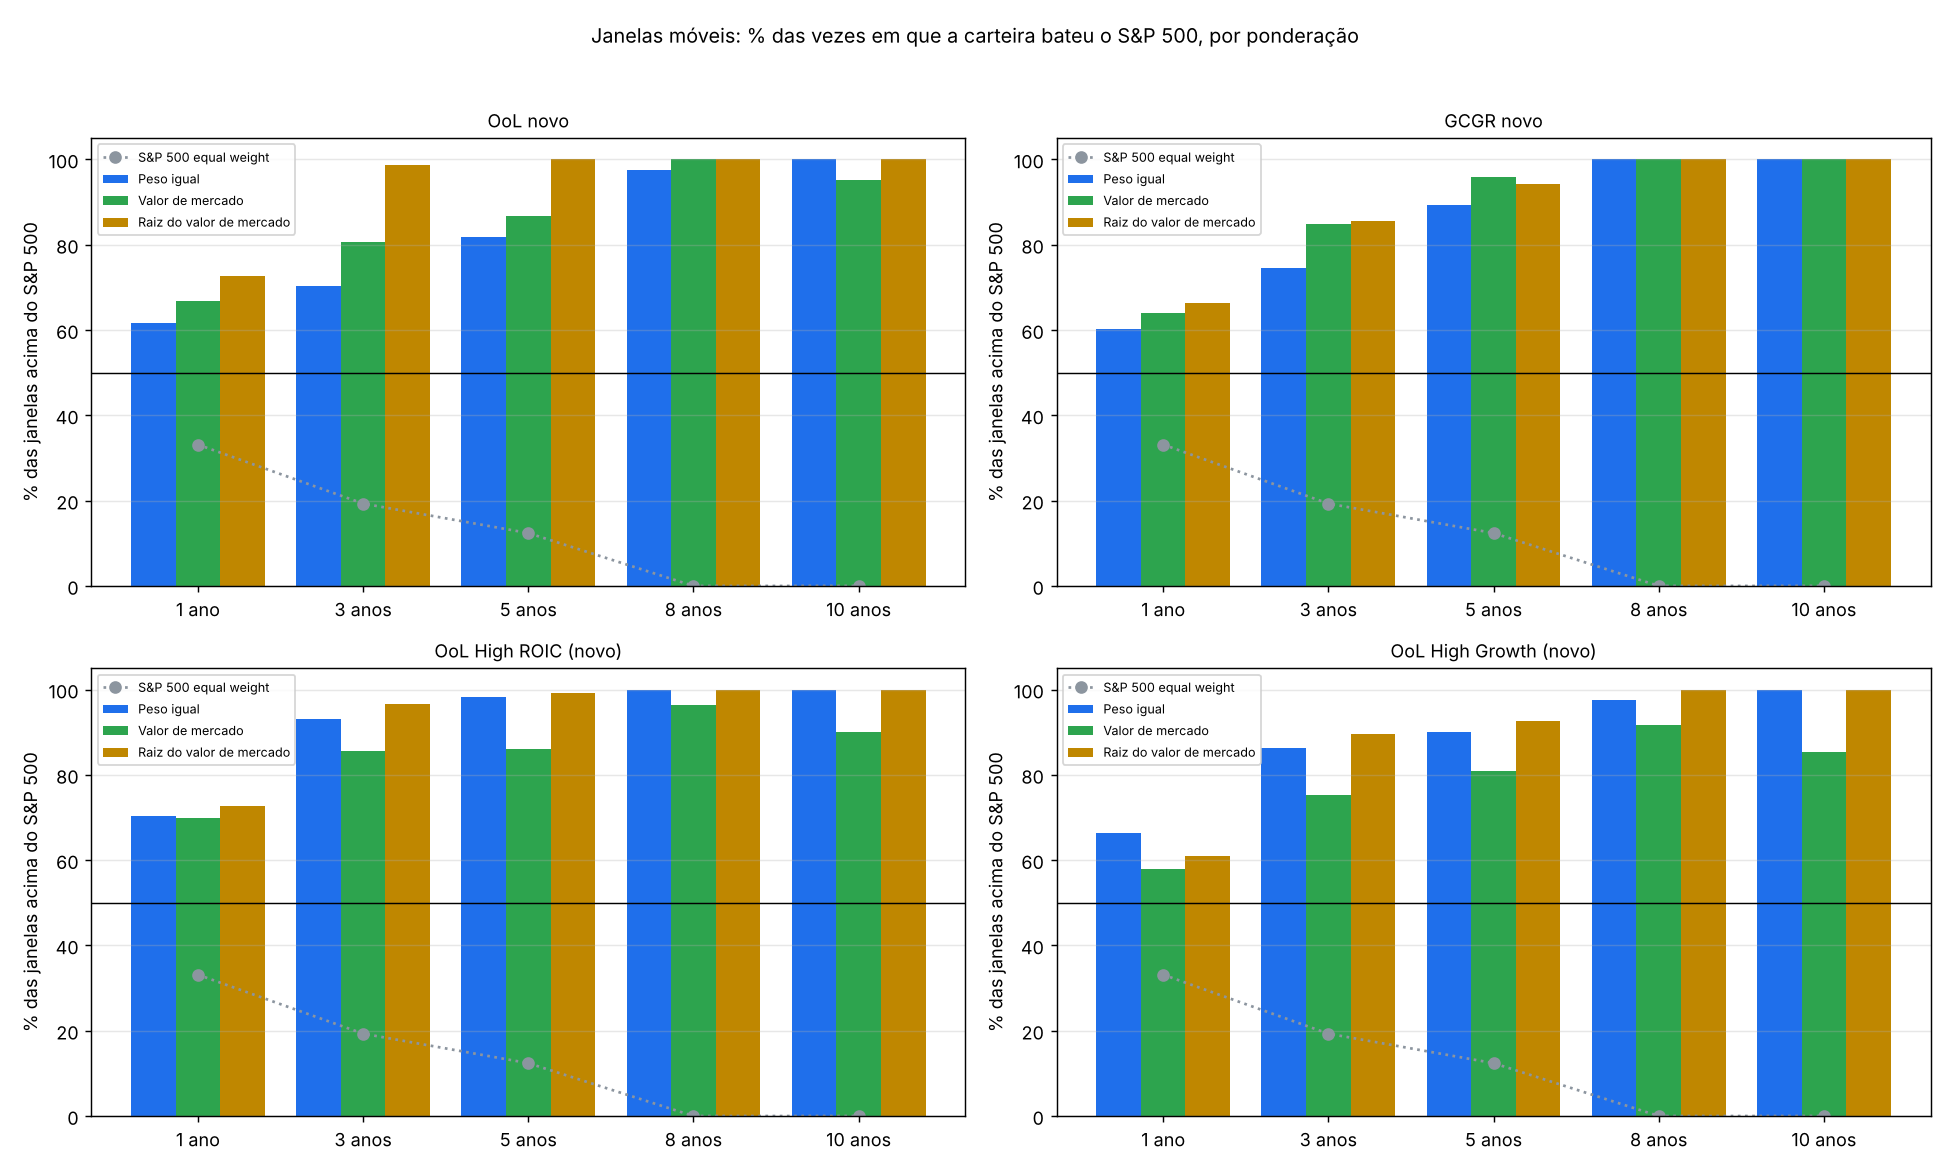

This figure's Python source:
"""Janelas moveis (1, 3, 5, 8 e 10 anos, passo mensal) contra o S&P 500 para tres ponderacoes de cada classe:
peso igual, valor de mercado e raiz do valor de mercado. Universo point-in-time, ROIC oficial corrigido.
Saidas: backtest/janelas_pesos.md, backtest/janelas_pesos.png. Uso: python3 backtest/janelas_pesos.py"""
import sys, pathlib
import numpy as np, pandas as pd
ROOT = pathlib.Path(__file__).parent
sys.path.insert(0, str(ROOT.parent)); sys.path.insert(0, str(ROOT))
import benchmarks as bm  # noqa: E402
from pesos import run_weighted, shares, DUAL  # noqa: E402
from backtest import stats  # noqa: E402

YRS = (1, 3, 5, 8, 10)
WN = ['Peso igual', 'Valor de mercado', 'Raiz do valor de mercado']


def main():
    f, dates = bm.base_data()
    adj = bm.load_prices()['adj_close']
    old = bm.vp.classify(f, 'orig', 'B'); new = bm.classify_new(f); hn = bm.holdings_new(new)
    H = {'OoL antigo': (old, old.cat == bm.OOL), 'GCGR antigo': (old, old.cat == bm.GCGR)}
    H.update({k: (new, m) for k, m in hn.items()})
    allrows = pd.concat([c[m][['date', 'ticker', 'eps', 'last_fy', 'price']] for c, m in H.values()]).drop_duplicates(['date', 'ticker'])
    sh = shares(allrows)
    navs, n, dts, _ = bm.load_benchmarks()
    curves = {}
    for k, (c, m) in H.items():
        x = c[m].copy()
        x['mcap'] = [p * sh.get((d, t), np.nan) for d, t, p in zip(x.date, x.ticker, x.price)]
        x['mcap'] = x.mcap.where(x.mcap > 0); x['mcap'] = x.mcap.fillna(x.groupby('date').mcap.transform('median'))
        x['firm'] = x.ticker.map(lambda t: DUAL.get(t, t)); x['mcap'] = x.mcap / x.groupby(['date', 'firm']).ticker.transform('size')
        W = {'Peso igual': lambda g: pd.Series(1.0, index=g.ticker), 'Valor de mercado': lambda g: pd.Series(g.mcap.values, index=g.ticker),
             'Raiz do valor de mercado': lambda g: pd.Series(np.sqrt(g.mcap.values), index=g.ticker)}
        for wn, fn in W.items():
            curves[(k, wn)] = run_weighted({d: fn(g) for d, g in x.groupby('date')}, adj, dates)
        print(k, flush=True)
    M = {kk: v.resample('ME').last() for kk, v in curves.items()}
    Ms = navs['S&P 500'].resample('ME').last(); Mr = navs['S&P 500 equal weight'].resample('ME').last()
    sg = lambda x: f'{x * 100:+.1f}'.replace('.', ',')
    out = ['# Janelas móveis contra o S&P 500: peso igual × valor de mercado × raiz do valor de mercado (EUA, point-in-time)\n',
           '> ⚠️ **ROIC:** as classes dependem do ROIC oficial (corrigido em 2026-11-10); a ponderação não usa o ROIC.\n',
           'Para cada janela (passo mensal), compara o retorno acumulado da carteira com o do S&P 500. As janelas se sobrepõem: a contagem mostra a '
           'experiência de quem entrou em cada mês. Cada célula: **% das janelas em que bateu o S&P** · excesso anual mediano (p.p.).\n',
           '**Referência:** S&P 500 equal weight contra o S&P 500: ' + '; '.join(
               f"{y}a {((Mr / Mr.shift(12 * y)) > (Ms / Ms.shift(12 * y)))[(Mr / Mr.shift(12 * y)).notna() & (Ms / Ms.shift(12 * y)).notna()].mean():.0%}" for y in YRS) + '.\n']
    hdr = '| Classe | Ponderação | Retorno anual | ' + ' | '.join(f'{y} ano{"s" if y > 1 else ""}' for y in YRS) + ' |'
    out += ['## Todas as classes\n', hdr, '|---|---|---|' + '---|' * len(YRS)]
    for k in H:
        for wn in WN:
            Mn = M[(k, wn)]; cells = []
            for y in YRS:
                a = (Mn / Mn.shift(12 * y)).dropna(); b = (Ms / Ms.shift(12 * y)).reindex(a.index)
                ex = a ** (1 / y) - b ** (1 / y)
                cells.append(f'**{(a > b).mean():.0%}** · {sg(ex.median())}')
            bold = '**' if wn != 'Peso igual' and k in ('OoL novo', 'GCGR novo') else ''
            out.append(f"| {k} | {wn} | {stats(curves[(k, wn)])['CAGR']:.1%} | ".replace('.', ',') + ' | '.join(cells) + ' |')
    out += ['', '## Comparativos obrigatórios (peso igual)\n'] + bm.bench_table(navs, n)
    (ROOT / 'janelas_pesos.md').write_text('\n'.join(out)); print('\n'.join(out))
    import matplotlib; matplotlib.use('Agg'); import matplotlib.pyplot as plt
    fig, axs = plt.subplots(2, 2, figsize=(15, 9), dpi=130)
    col = {'Peso igual': '#1f6feb', 'Valor de mercado': '#2da44e', 'Raiz do valor de mercado': '#bf8700'}
    for ax, k in zip(axs.ravel(), ('OoL novo', 'GCGR novo', 'OoL High ROIC (novo)', 'OoL High Growth (novo)')):
        xs = np.arange(len(YRS))
        for i, wn in enumerate(WN):
            Mn = M[(k, wn)]
            v = [((Mn / Mn.shift(12 * y)).dropna() > (Ms / Ms.shift(12 * y)).reindex((Mn / Mn.shift(12 * y)).dropna().index)).mean() * 100 for y in YRS]
            ax.bar(xs + (i - 1) * .27, v, width=.27, color=col[wn], label=wn)
        vr = [((Mr / Mr.shift(12 * y)) > (Ms / Ms.shift(12 * y)))[(Mr / Mr.shift(12 * y)).notna() & (Ms / Ms.shift(12 * y)).notna()].mean() * 100 for y in YRS]
        ax.plot(xs, vr, color='#8c959f', marker='o', ls=':', label='S&P 500 equal weight')
        ax.axhline(50, color='black', lw=.8); ax.set_xticks(xs); ax.set_xticklabels([f'{y} ano{"s" if y > 1 else ""}' for y in YRS])
        ax.set_ylim(0, 105); ax.set_ylabel('% das janelas acima do S&P 500'); ax.set_title(k, fontsize=10); ax.grid(alpha=.3, axis='y'); ax.legend(fontsize=7)
    fig.suptitle('Janelas móveis: % das vezes em que a carteira bateu o S&P 500, por ponderação', fontsize=11)
    fig.tight_layout(rect=(0, 0, 1, .96)); fig.savefig(ROOT / 'janelas_pesos.png'); plt.close(fig)


if __name__ == '__main__':
    main()
